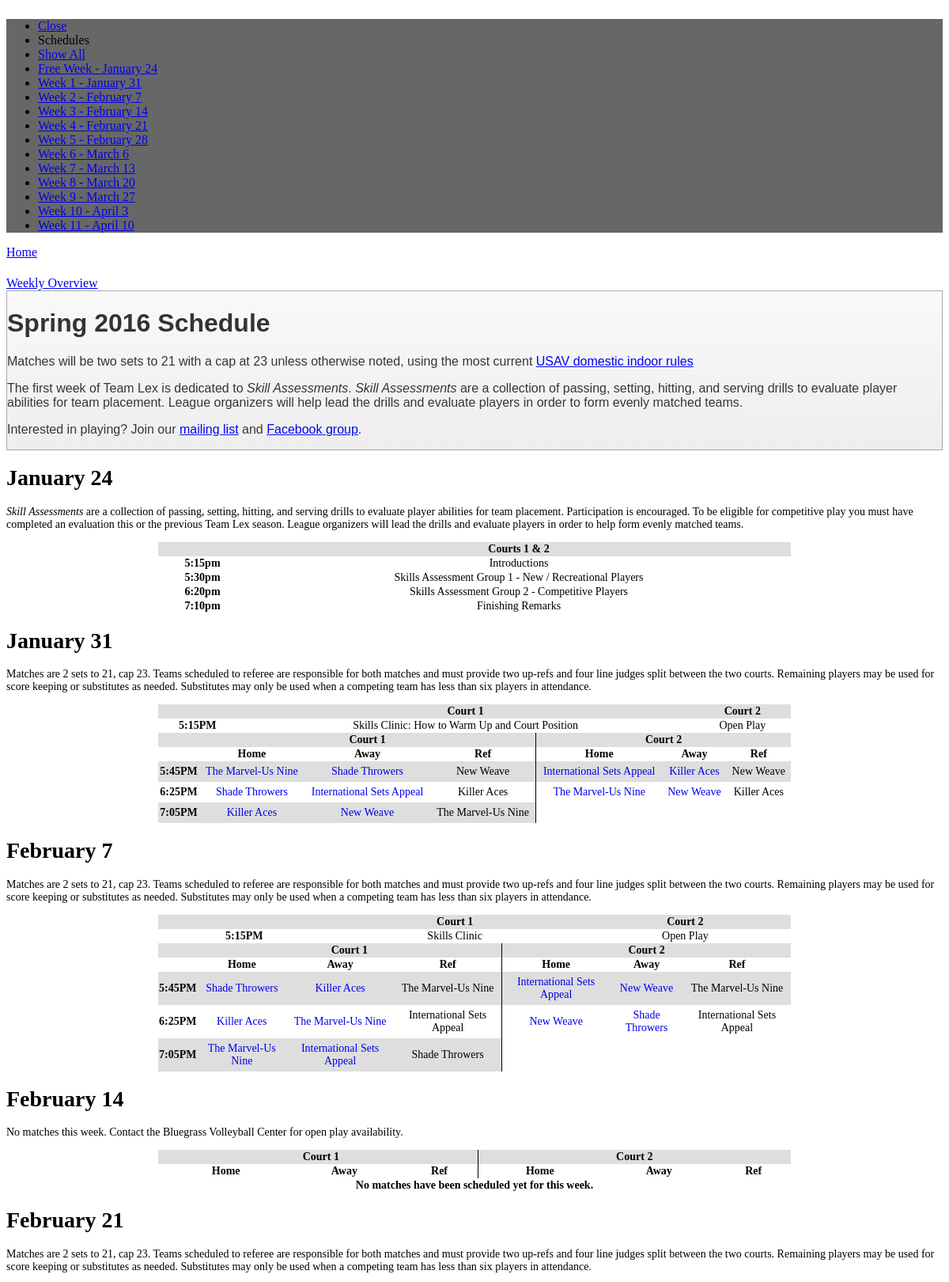
Page /schedule.php (upper part) on the committed database.
### tables this page shows
CREATE TABLE `seasons` (
  `ID` int(11) NOT NULL auto_increment,
  `Name` varchar(50) NOT NULL,
  `FreeWeek` varchar(100) NOT NULL,
  `Divisions` int(11) default '1',
  KEY `ID` (`ID`)
);

CREATE TABLE `weeks` (
  `ID` int(11) NOT NULL auto_increment,
  `weekNum` int(11) NOT NULL,
  `seasonNum` int(11) NOT NULL,
  `dateName` varchar(20) NOT NULL,
  `weekNotes` varchar(1000) NOT NULL,
  `scrim` tinyint(4) NOT NULL,
  `Extra1` varchar(200) default NULL,
  `Extra2` varchar(200) default NULL,
  `ExtraStartTime` time default '17:15:00',
  KEY `ID` (`ID`)
);

CREATE TABLE `matches` (
  `ID` int(11) NOT NULL auto_increment,
  `Season` int(11) NOT NULL,
  `Week` int(11) NOT NULL,
  `Court` int(11) NOT NULL,
  `StartTime` time NOT NULL,
  `Home` int(11) NOT NULL,
  `Away` int(11) NOT NULL,
  `Ref` int(11) NOT NULL,
  KEY `ID` (`ID`)
);

CREATE TABLE `teams` (
  `ID` int(11) NOT NULL auto_increment,
  `Name` varchar(50) NOT NULL,
  `Data_Theme` varchar(2) NOT NULL,
  `Season` int(11) NOT NULL,
  `Division` int(11) NOT NULL,
  `Wins` int(11) NOT NULL,
  `Loss` int(11) NOT NULL,
  `Spread` int(11) NOT NULL,
  `PWin` double NOT NULL,
  KEY `ID` (`ID`)
);

### schedule.php (the view, shortened to what this page needs)
<!DOCTYPE html>
<html>
<head>
		<link rel="stylesheet" href="http://code.jquery.com/mobile/1.3.0/jquery.mobile.structure-1.3.0.min.css" />
		<link rel="stylesheet" href="includes/css/teamlex.min.css" />
</head>
<body>
<div data-role="page" style="overflow-y:hidden">
<?php
					  $siteSeasonQuery = "SELECT the_content as ID FROM other_content WHERE other_content.name='siteSeason' LIMIT 1";
					  $siteSeasonQueryResult = mysql_query($siteSeasonQuery);
					  while ($row = mysql_fetch_array($siteSeasonQueryResult, MYSQL_ASSOC)) {
					  	$thisSeason = $row[ID];
						}
    $datesQuery = "SELECT dateName from weeks where seasonNum = $thisSeason order by weekNum Asc";
	$datesQueryResult = mysql_query($datesQuery);
	$freeWeekQuery = "Select Name, FreeWeek from seasons where ID = $thisSeason";
	$freeWeekQueryResult = mysql_query($freeWeekQuery);
	$freeWeekRow = mysql_fetch_array($freeWeekQueryResult, MYSQL_ASSOC);
	$thisSeasonName = $freeWeekRow["Name"];
	$freeWeek = $freeWeekRow["FreeWeek"];
	$dates = array($freeWeek);
	while ($row = mysql_fetch_array($datesQueryResult, MYSQL_ASSOC)) {
					  	array_push($dates, $row[dateName]);
						}
?>
	    <div data-role="panel" id="right-panel" data-display="push" data-position="right" data-theme="j" style="background: #676767;">
        <ul data-role="listview" data-theme="j" data-icon="false">
            <li data-icon="delete"><a href="#" data-rel="close">Close</a></li>
            <li data-role="list-divider">Schedules</li>
			<li><a id=allbtn href="#">Show All</a></li>
			<li><a id=freeweekbtn href=\"#\">Free Week - <?php print $dates[0];?></a></li>
			<?php for($j=1; $j<count($dates); $j++){
			  print "<li><a id=week".$j."btn href=\"#\">Week ".$j." - ".$dates[$j]."</a></li>";
			}
			?>
        </ul>
    </div>
	<div data-role="header" data-theme="j">
		<a href="index.php" data-icon="home" data-iconpos="notext">Home</a>
		<a href="#right-panel" data-icon="bars" data-iconpos="notext">Weekly Overview</a>
	</div>
	<div data-role="content" data-theme="i">
			<div class="ui-body ui-body-a">
				<h1><?php echo $thisSeasonName; ?> Schedule</h1>
				<p>Matches will be two sets to 21 with a cap at 23 unless otherwise noted, using the most current
<a href="https://www.volleyballreftraining.com/rules_interpretations_indoor.php" target="_blank">USAV domestic indoor rules</a></p>
<p>The first week of Team Lex is dedicated to <i>Skill Assessments</i>.  <i>Skill Assessments</i> are a collection of passing, setting, hitting, and serving drills to evaluate player abilities for team placement.  League organizers will help lead the drills and evaluate players in order to form evenly matched teams.</p>
				<p>Interested in playing?  Join our <a href="http://www.teamlexvb.com/contact.html">mailing list</a> and <a href="https://www.facebook.com/groups/492904774102678/" target=_blank>Facebook group</a>.
			</div>
	<DIV NAME=freeweek ID=freeweeksched style="font-size:14px">
			<div data-role="header" data-theme="j"  style="background-image:none;">
				<h1><?php print $dates[0]?></h1>
			</div>
			<p><i>Skill Assessments</i> are a collection of passing, setting, hitting, and serving drills to evaluate player abilities for team placement.  Participation is encouraged.  To be eligible for competitive play you must have completed an evaluation this or the previous Team Lex season.  League organizers will lead the drills and evaluate players in order to help form evenly matched teams.</p>
			<div style="overflow:auto"><center>
			<table width=100% style="max-width:800px;text-align:center;border-collapse:collapse">
    <thead>
        <tr class="th-groups" bgcolor="#dedede">
            <th style="width:110px"></th>
            <th>Courts 1 & 2</th>
        </tr>
		</thead>
		<tbody>
		<tr>
			<th>5:15pm</th>
			<td valign=middle>Introductions</td>
        </tr>
		<tr>
			<th>5:30pm</th>
			<td valign=middle>Skills Assessment Group 1 - New / Recreational Players</td>
        </tr>
		<tr>
			<th>6:20pm</th>
			<td valign=middle>Skills Assessment Group 2 - Competitive Players</td>
        </tr>
		<tr>
			<th>7:10pm</th>
			<td valign=middle>Finishing Remarks</td>
        </tr>
		</tbody>
		</table>
		</center></div>
</div>
<?php
	$weeksQuery = "SELECT * FROM  weeks where seasonNum = $thisSeason order by weekNum Asc";
	$weeksQueryResult = mysql_query($weeksQuery);
					if (mysql_num_rows($weeksQueryResult) == 0) {
					  print "No matches have been scheduled yet for the selected season.<br>";
					}
					else {
						$i = 1;
						while ($rowMatch = mysql_fetch_array($weeksQueryResult, MYSQL_ASSOC))
						{
						?>
						<DIV NAME=week<?php print $i;?> ID=week<?php print $i;?>sched  style="font-size:14px">
									<div data-role="header" data-theme="j" style="background-image:none;">
										<h1><?php print $rowMatch[dateName];?></h1>
									</div>
									<?php if ($rowMatch[weekNotes] <> ""){ ?>
									<p><?php print $rowMatch[weekNotes];?></p>
									<?php } ?>
							<?php if ($rowMatch[Extra1] <> ""){ ?>
							   <div style="overflow:auto"><center>
									<table width=100% style="max-width:800px;text-align:center;border-collapse:collapse">
								<thead>
								<tr class="th-groups" bgcolor="#dedede">
									<th></th>
									<th>Court 1</th>
									<th>Court 2</th>
								</tr>
								</thead>
								<tbody>
											<tr>
									<th><?php print intval(substr($rowMatch[ExtraStartTime],0,2))-12 . ":" . substr($rowMatch[ExtraStartTime],3,2) . "PM"; ?></th>
									<td valign=middle><?php print $rowMatch[Extra1];?></td>
									<td valign=middle><?php print $rowMatch[Extra2];?></td>
								</tr>
								</tbody>
								</table>
								</center></div>
							<?php } ?>
									<div style="overflow:auto"><center>
									<table width=100% style="max-width:800px;text-align:center;border-collapse:collapse">
							<thead>
								<tr class="th-groups" bgcolor="#dedede">
									<th></th>
									<th colspan="3">Court 1</th>
									<th colspan="3" style="border-left:1px solid black">Court 2</th>
								</tr>
								<tr>
									<th></th>
									<th>Home</th>
									<th>Away</th>
									<th>Ref</th>
									<th style="border-left:1px solid black">Home</th>
									<th>Away</th>
									<th>Ref</th>
								</tr>
							</thead>
							<tbody>
								<?php
								$matchesQuery = "SELECT matches.ID, matches.Season, matches.Week, matches.Court, matches.StartTime, home.Name as homeTeam, home.ID as homeID, home.Data_Theme as homeDataTheme, away.Name as awayTeam, away.ID as awayID, away.Data_Theme as awayDataTheme, ref.Name as refTeam FROM matches JOIN teams as home on matches.Home = home.ID JOIN teams as away on matches.Away = away.ID JOIN teams as ref on matches.Ref = ref.ID WHERE (matches.Season = $thisSeason AND matches.Week = $i) ORDER BY matches.StartTime ASC, matches.Court ASC";
								$matchesQueryResult = mysql_query($matchesQuery);
								$num_rows = mysql_num_rows($matchesQueryResult);
								$x=0;
								if (mysql_num_rows($matchesQueryResult) == 0) {
								  print "<tr><th colspan=7 align=center><b>No matches have been scheduled yet for this week.</th>";
								}
								else {
									while ($rowMatch2 = mysql_fetch_array($matchesQueryResult, MYSQL_ASSOC))
										{    ?>
										<?php
										if ($x % 2 == 0) {
										print "<tr bgcolor='#dedede'>";
										}
										else {
										print "<tr>";
										}
										$x = $x + 1;
										?>
										<th><?php
										$startTime = intval(substr($rowMatch2[StartTime],0,2))-12 . ":" . substr($rowMatch2[StartTime],3,2) . "PM";
										print $startTime; ?></th>
										<td valign=middle style="padding:5px"><a style="text-decoration:none" href="team.php?ID=<?php print $rowMatch2[homeID]; ?>" data-theme="<?php print $rowMatch2[homeDataTheme]; ?>"><?php print $rowMatch2[homeTeam]; ?></a></td>
										<td valign=middle style="padding:5px"><a style="text-decoration:none" href="team.php?ID=<?php print $rowMatch2[awayID]; ?>" data-theme="<?php print $rowMatch2[awayDataTheme]; ?>"><?php print $rowMatch2[awayTeam]; ?></a></td>
										<td valign=middle style="padding:5px; border-right:1px solid black; "><?php print $rowMatch2[refTeam]; ?></td>
									<?php
									$num_rows= $num_rows-1;
									$rowMatch2 = mysql_fetch_array($matchesQueryResult, MYSQL_ASSOC);
									if ($num_rows > 0){
									  ?>
									  <?php
									  if ($startTime <> intval(substr($rowMatch2[StartTime],0,2))-12 . ":" . substr($rowMatch2[StartTime],3,2) . "PM") {
										  print "<td valign=middle colspan=3 style='display:none'></td></tr>";
										  if ($x % 2 == 0) {
											print "<tr bgcolor='#dedede'>";
											}
											else {
											print "<tr>";
											}
											$x = $x + 1;
											?>
											<th><?php
											$startTime = intval(substr($rowMatch2[StartTime],0,2))-12 . ":" . substr($rowMatch2[StartTime],3,2) . "PM";
											print $startTime; ?></th>
										  <td valign=middle style="padding: 5px"><a style="text-decoration:none" href="team.php?ID=<?php print $rowMatch2[homeID]; ?>" data-theme="<?php print $rowMatch2[homeDataTheme]; ?>"><?php print $rowMatch2[homeTeam]; ?></a></td>
											<td valign=middle style="padding:5px"><a style="text-decoration:none" href="team.php?ID=<?php print $rowMatch2[awayID]; ?>" data-theme="<?php print $rowMatch2[awayDataTheme]; ?>"><?php print $rowMatch2[awayTeam]; ?></a></td>
											<td valign=middle style="padding:5px; border-right:1px solid black;"><?php print $rowMatch2[refTeam]; ?></td>
										  <?php
										  $num_rows= $num_rows-1;
										  print "<td valign=middle colspan=3 style='display:none'></td>";
									  }
									  else {
									  ?>
									  <td valign=middle style="padding: 5px"><a style="text-decoration:none" href="team.php?ID=<?php print $rowMatch2[homeID]; ?>" data-theme="<?php print $rowMatch2[homeDataTheme]; ?>"><?php print $rowMatch2[homeTeam]; ?></a></td>
										<td valign=middle style="padding:5px"><a style="text-decoration:none" href="team.php?ID=<?php print $rowMatch2[awayID]; ?>" data-theme="<?php print $rowMatch2[awayDataTheme]; ?>"><?php print $rowMatch2[awayTeam]; ?></a></td>
										<td valign=middle style="padding:5px"><?php print $rowMatch2[refTeam]; ?></td>
									  <?php
									  $num_rows= $num_rows-1;
									  }
									}
									else{
									  print "<td valign=middle colspan=3 style='display:none'></td>";
									}
									print "</tr>";
									} ?>
								<?php } ?>
							</tbody>
						</table>
						</center></div>
						</div>
						<?php
						 $i++;
						 }
					 }
					?>
	</div>
</div>
</body>
</html>

### rows in the picture
seasons: Name "Spring 2016"
weeks: dateName "January 31", weekNotes "Matches are 2 sets to 21, cap 23. Teams scheduled to referee are responsible for both matches and must provide two up-refs and four line judges split between the two courts. Remaining players may be used for score keeping or substitutes as needed. Substitutes may only be used when a competing team has less than six players in attendance.", intval(substr($rowMatch[ExtraStartTime],0,2))-12 "5", ExtraStartTime "15", Extra1 "Skills Clinic: How to Warm Up and Court Position", Extra2 "Open Play"
matches: StartTime "5:45PM", teams.Name "The Marvel-Us Nine", teams.Name "Shade Throwers", teams.Name "New Weave", teams.Name "International Sets Appeal", teams.Name "Killer Aces"
matches: StartTime "6:25PM", teams.Name "Shade Throwers", teams.Name "International Sets Appeal", teams.Name "Killer Aces", teams.Name "The Marvel-Us Nine", teams.Name "New Weave"
matches: StartTime "7:05PM", teams.Name "Killer Aces", teams.Name "New Weave", teams.Name "The Marvel-Us Nine"
weeks: dateName "February 7", weekNotes "Matches are 2 sets to 21, cap 23. Teams scheduled to referee are responsible for both matches and must provide two up-refs and four line judges split between the two courts. Remaining players may be used for score keeping or substitutes as needed. Substitutes may only be used when a competing team has less than six players in attendance.", intval(substr($rowMatch[ExtraStartTime],0,2))-12 "5", ExtraStartTime "15", Extra1 "Skills Clinic", Extra2 "Open Play"
matches: StartTime "5:45PM", teams.Name "Shade Throwers", teams.Name "Killer Aces", teams.Name "The Marvel-Us Nine", teams.Name "International Sets Appeal", teams.Name "New Weave"
matches: StartTime "6:25PM", teams.Name "Killer Aces", teams.Name "The Marvel-Us Nine", teams.Name "International Sets Appeal", teams.Name "New Weave", teams.Name "Shade Throwers"
matches: StartTime "7:05PM", teams.Name "The Marvel-Us Nine", teams.Name "International Sets Appeal", teams.Name "Shade Throwers"
weeks: dateName "February 14", weekNotes "No matches this week. Contact the Bluegrass Volleyball Center for open play availability.", shows "No matches have been scheduled yet for this week."
weeks: dateName "February 21", weekNotes "Matches are 2 sets to 21, cap 23. Teams scheduled to referee are responsible for both matches and must provide two up-refs and four line judges split between the two courts. Remaining players may be used for score keeping or substitutes as needed. Substitutes may only be used when a competing team has less than six players in attendance."

### other values in the picture
$dates[0] "January 24"
$dates[$j] "January 31"
$dates[$j] "February 7"
$dates[$j] "February 14"
$dates[$j] "February 21"
$dates[$j] "February 28"
$dates[$j] "March 6"
$dates[$j] "March 13"
$dates[$j] "March 20"
$dates[$j] "March 27"
$dates[$j] "April 3"
$dates[$j] "April 10"
